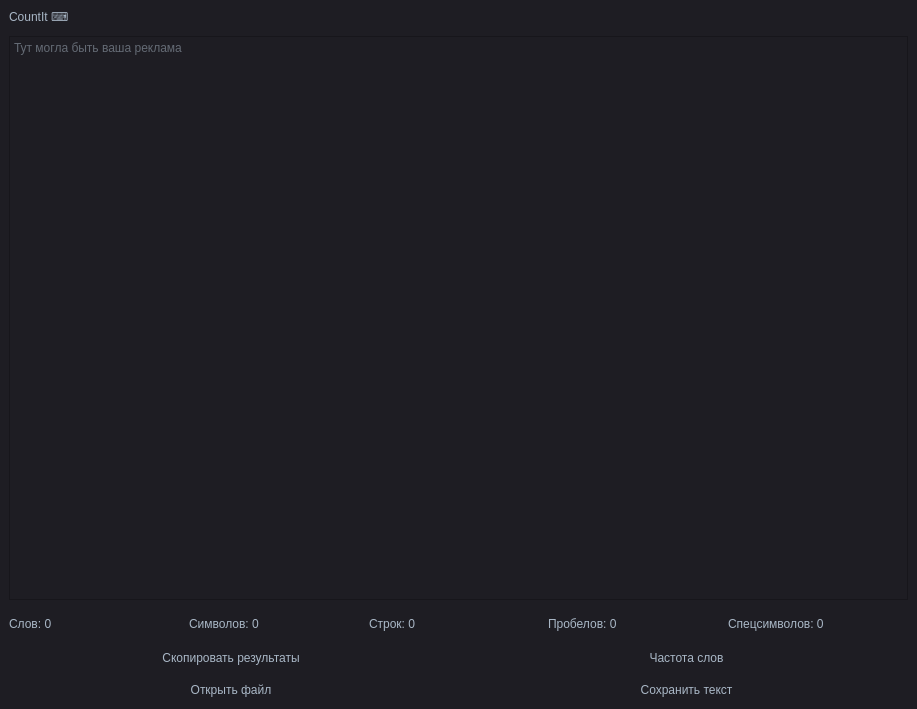
<?xml version="1.0" encoding="UTF-8"?>
<ui version="4.0">
 <class>MainWindow</class>
 <widget class="QMainWindow" name="MainWindow">
  <property name="geometry">
   <rect>
    <x>0</x>
    <y>0</y>
    <width>917</width>
    <height>709</height>
   </rect>
  </property>
  <property name="contextMenuPolicy">
   <enum>Qt::ContextMenuPolicy::DefaultContextMenu</enum>
  </property>
  <property name="acceptDrops">
   <bool>true</bool>
  </property>
  <property name="windowTitle">
   <string>ContIt</string>
  </property>
  <property name="windowIcon">
   <iconset theme="QIcon::ThemeIcon::InputKeyboard"/>
  </property>
  <property name="windowOpacity">
   <double>1.000000000000000</double>
  </property>
  <property name="styleSheet">
   <string notr="true">/*
Material Dark Style Sheet for QT Applications
Author: Jaime A. Quiroga P.
Inspired on https://github.com/jxfwinter/qt-material-stylesheet
Company: GTRONICK
Last updated: 04/12/2018, 15:00.
Available at: https://github.com/GTRONICK/QSS/blob/master/MaterialDark.qss
*/
QMainWindow {
	background-color:#1e1d23;
}
QDialog {
	background-color:#1e1d23;
}
QColorDialog {
	background-color:#1e1d23;
}
QTextEdit {
	background-color:#1e1d23;
	color: #a9b7c6;
}
QPlainTextEdit {
	selection-background-color:#007b50;
	background-color:#1e1d23;
	border-style: solid;
	border-top-color: transparent;
	border-right-color: transparent;
	border-left-color: transparent;
	border-bottom-color: transparent;
	border-width: 1px;
	color: #a9b7c6;
}
QPushButton{
	border-style: solid;
	border-top-color: transparent;
	border-right-color: transparent;
	border-left-color: transparent;
	border-bottom-color: transparent;
	border-width: 1px;
	border-style: solid;
	color: #a9b7c6;
	padding: 2px;
	background-color: #1e1d23;
}
QPushButton::default{
	border-style: inset;
	border-top-color: transparent;
	border-right-color: transparent;
	border-left-color: transparent;
	border-bottom-color: #04b97f;
	border-width: 1px;
	color: #a9b7c6;
	padding: 2px;
	background-color: #1e1d23;
}
QToolButton {
	border-style: solid;
	border-top-color: transparent;
	border-right-color: transparent;
	border-left-color: transparent;
	border-bottom-color: #04b97f;
	border-bottom-width: 1px;
	border-style: solid;
	color: #a9b7c6;
	padding: 2px;
	background-color: #1e1d23;
}
QToolButton:hover{
	border-style: solid;
	border-top-color: transparent;
	border-right-color: transparent;
	border-left-color: transparent;
	border-bottom-color: #37efba;
	border-bottom-width: 2px;
	border-style: solid;
	color: #FFFFFF;
	padding-bottom: 1px;
	background-color: #1e1d23;
}
QPushButton:hover{
	border-style: solid;
	border-top-color: transparent;
	border-right-color: transparent;
	border-left-color: transparent;
	border-bottom-color: #37efba;
	border-bottom-width: 1px;
	border-style: solid;
	color: #FFFFFF;
	padding-bottom: 2px;
	background-color: #1e1d23;
}
QPushButton:pressed{
	border-style: solid;
	border-top-color: transparent;
	border-right-color: transparent;
	border-left-color: transparent;
	border-bottom-color: #37efba;
	border-bottom-width: 2px;
	border-style: solid;
	color: #37efba;
	padding-bottom: 1px;
	background-color: #1e1d23;
}
QPushButton:disabled{
	border-style: solid;
	border-top-color: transparent;
	border-right-color: transparent;
	border-left-color: transparent;
	border-bottom-color: #808086;
	border-bottom-width: 2px;
	border-style: solid;
	color: #808086;
	padding-bottom: 1px;
	background-color: #1e1d23;
}
QLineEdit {
	border-width: 1px; border-radius: 4px;
	border-color: rgb(58, 58, 58);
	border-style: inset;
	padding: 0 8px;
	color: #a9b7c6;
	background:#1e1d23;
	selection-background-color:#007b50;
	selection-color: #FFFFFF;
}
QLabel {
	color: #a9b7c6;
}
QLCDNumber {
	color: #37e6b4;
}
QProgressBar {
	text-align: center;
	color: rgb(240, 240, 240);
	border-width: 1px; 
	border-radius: 10px;
	border-color: rgb(58, 58, 58);
	border-style: inset;
	background-color:#1e1d23;
}
QProgressBar::chunk {
	background-color: #04b97f;
	border-radius: 5px;
}
QMenuBar {
	background-color: #1e1d23;
}
QMenuBar::item {
	color: #a9b7c6;
  	spacing: 3px;
  	padding: 1px 4px;
  	background: #1e1d23;
}

QMenuBar::item:selected {
  	background:#1e1d23;
	color: #FFFFFF;
}
QMenu::item:selected {
	border-style: solid;
	border-top-color: transparent;
	border-right-color: transparent;
	border-left-color: #04b97f;
	border-bottom-color: transparent;
	border-left-width: 2px;
	color: #FFFFFF;
	padding-left:15px;
	padding-top:4px;
	padding-bottom:4px;
	padding-right:7px;
	background-color: #1e1d23;
}
QMenu::item {
	border-style: solid;
	border-top-color: transparent;
	border-right-color: transparent;
	border-left-color: transparent;
	border-bottom-color: transparent;
	border-bottom-width: 1px;
	border-style: solid;
	color: #a9b7c6;
	padding-left:17px;
	padding-top:4px;
	padding-bottom:4px;
	padding-right:7px;
	background-color: #1e1d23;
}
QMenu{
	background-color:#1e1d23;
}
QTabWidget {
	color:rgb(0,0,0);
	background-color:#1e1d23;
}
QTabWidget::pane {
		border-color: rgb(77,77,77);
		background-color:#1e1d23;
		border-style: solid;
		border-width: 1px;
    	border-radius: 6px;
}
QTabBar::tab {
	border-style: solid;
	border-top-color: transparent;
	border-right-color: transparent;
	border-left-color: transparent;
	border-bottom-color: transparent;
	border-bottom-width: 1px;
	border-style: solid;
	color: #808086;
	padding: 3px;
	margin-left:3px;
	background-color: #1e1d23;
}
QTabBar::tab:selected, QTabBar::tab:last:selected, QTabBar::tab:hover {
  	border-style: solid;
	border-top-color: transparent;
	border-right-color: transparent;
	border-left-color: transparent;
	border-bottom-color: #04b97f;
	border-bottom-width: 2px;
	border-style: solid;
	color: #FFFFFF;
	padding-left: 3px;
	padding-bottom: 2px;
	margin-left:3px;
	background-color: #1e1d23;
}

QCheckBox {
	color: #a9b7c6;
	padding: 2px;
}
QCheckBox:disabled {
	color: #808086;
	padding: 2px;
}

QCheckBox:hover {
	border-radius:4px;
	border-style:solid;
	padding-left: 1px;
	padding-right: 1px;
	padding-bottom: 1px;
	padding-top: 1px;
	border-width:1px;
	border-color: rgb(87, 97, 106);
	background-color:#1e1d23;
}
QCheckBox::indicator:checked {

	height: 10px;
	width: 10px;
	border-style:solid;
	border-width: 1px;
	border-color: #04b97f;
	color: #a9b7c6;
	background-color: #04b97f;
}
QCheckBox::indicator:unchecked {

	height: 10px;
	width: 10px;
	border-style:solid;
	border-width: 1px;
	border-color: #04b97f;
	color: #a9b7c6;
	background-color: transparent;
}
QRadioButton {
	color: #a9b7c6;
	background-color: #1e1d23;
	padding: 1px;
}
QRadioButton::indicator:checked {
	height: 10px;
	width: 10px;
	border-style:solid;
	border-radius:5px;
	border-width: 1px;
	border-color: #04b97f;
	color: #a9b7c6;
	background-color: #04b97f;
}
QRadioButton::indicator:!checked {
	height: 10px;
	width: 10px;
	border-style:solid;
	border-radius:5px;
	border-width: 1px;
	border-color: #04b97f;
	color: #a9b7c6;
	background-color: transparent;
}
QStatusBar {
	color:#027f7f;
}
QSpinBox {
	color: #a9b7c6;	
	background-color: #1e1d23;
}
QDoubleSpinBox {
	color: #a9b7c6;	
	background-color: #1e1d23;
}
QTimeEdit {
	color: #a9b7c6;	
	background-color: #1e1d23;
}
QDateTimeEdit {
	color: #a9b7c6;	
	background-color: #1e1d23;
}
QDateEdit {
	color: #a9b7c6;	
	background-color: #1e1d23;
}
QComboBox {
	color: #a9b7c6;	
	background: #1e1d23;
}
QComboBox:editable {
	background: #1e1d23;
	color: #a9b7c6;
	selection-background-color: #1e1d23;
}
QComboBox QAbstractItemView {
	color: #a9b7c6;	
	background: #1e1d23;
	selection-color: #FFFFFF;
	selection-background-color: #1e1d23;
}
QComboBox:!editable:on, QComboBox::drop-down:editable:on {
	color: #a9b7c6;	
	background: #1e1d23;
}
QFontComboBox {
	color: #a9b7c6;	
	background-color: #1e1d23;
}
QToolBox {
	color: #a9b7c6;
	background-color: #1e1d23;
}
QToolBox::tab {
	color: #a9b7c6;
	background-color: #1e1d23;
}
QToolBox::tab:selected {
	color: #FFFFFF;
	background-color: #1e1d23;
}
QScrollArea {
	color: #FFFFFF;
	background-color: #1e1d23;
}
QSlider::groove:horizontal {
	height: 5px;
	background: #04b97f;
}
QSlider::groove:vertical {
	width: 5px;
	background: #04b97f;
}
QSlider::handle:horizontal {
	background: qlineargradient(x1:0, y1:0, x2:1, y2:1, stop:0 #b4b4b4, stop:1 #8f8f8f);
	border: 1px solid #5c5c5c;
	width: 14px;
	margin: -5px 0;
	border-radius: 7px;
}
QSlider::handle:vertical {
	background: qlineargradient(x1:1, y1:1, x2:0, y2:0, stop:0 #b4b4b4, stop:1 #8f8f8f);
	border: 1px solid #5c5c5c;
	height: 14px;
	margin: 0 -5px;
	border-radius: 7px;
}
QSlider::add-page:horizontal {
    background: white;
}
QSlider::add-page:vertical {
    background: white;
}
QSlider::sub-page:horizontal {
    background: #04b97f;
}
QSlider::sub-page:vertical {
    background: #04b97f;
}</string>
  </property>
  <widget class="QWidget" name="centralwidget">
   <layout class="QGridLayout" name="gridLayout_2">
    <property name="verticalSpacing">
     <number>12</number>
    </property>
    <item row="0" column="1">
     <widget class="QLabel" name="label">
      <property name="text">
       <string>CountIt ⌨ </string>
      </property>
     </widget>
    </item>
    <item row="1" column="1">
     <widget class="QTextEdit" name="textEdit">
      <property name="palette">
       <palette>
        <active>
         <colorrole role="WindowText">
          <brush brushstyle="SolidPattern">
           <color alpha="255">
            <red>169</red>
            <green>183</green>
            <blue>198</blue>
           </color>
          </brush>
         </colorrole>
         <colorrole role="Button">
          <brush brushstyle="SolidPattern">
           <color alpha="255">
            <red>30</red>
            <green>29</green>
            <blue>35</blue>
           </color>
          </brush>
         </colorrole>
         <colorrole role="Text">
          <brush brushstyle="SolidPattern">
           <color alpha="255">
            <red>169</red>
            <green>183</green>
            <blue>198</blue>
           </color>
          </brush>
         </colorrole>
         <colorrole role="ButtonText">
          <brush brushstyle="SolidPattern">
           <color alpha="255">
            <red>169</red>
            <green>183</green>
            <blue>198</blue>
           </color>
          </brush>
         </colorrole>
         <colorrole role="Base">
          <brush brushstyle="SolidPattern">
           <color alpha="255">
            <red>30</red>
            <green>29</green>
            <blue>35</blue>
           </color>
          </brush>
         </colorrole>
         <colorrole role="Window">
          <brush brushstyle="SolidPattern">
           <color alpha="255">
            <red>30</red>
            <green>29</green>
            <blue>35</blue>
           </color>
          </brush>
         </colorrole>
         <colorrole role="PlaceholderText">
          <brush brushstyle="SolidPattern">
           <color alpha="128">
            <red>169</red>
            <green>183</green>
            <blue>198</blue>
           </color>
          </brush>
         </colorrole>
        </active>
        <inactive>
         <colorrole role="WindowText">
          <brush brushstyle="SolidPattern">
           <color alpha="255">
            <red>169</red>
            <green>183</green>
            <blue>198</blue>
           </color>
          </brush>
         </colorrole>
         <colorrole role="Button">
          <brush brushstyle="SolidPattern">
           <color alpha="255">
            <red>30</red>
            <green>29</green>
            <blue>35</blue>
           </color>
          </brush>
         </colorrole>
         <colorrole role="Text">
          <brush brushstyle="SolidPattern">
           <color alpha="255">
            <red>169</red>
            <green>183</green>
            <blue>198</blue>
           </color>
          </brush>
         </colorrole>
         <colorrole role="ButtonText">
          <brush brushstyle="SolidPattern">
           <color alpha="255">
            <red>169</red>
            <green>183</green>
            <blue>198</blue>
           </color>
          </brush>
         </colorrole>
         <colorrole role="Base">
          <brush brushstyle="SolidPattern">
           <color alpha="255">
            <red>30</red>
            <green>29</green>
            <blue>35</blue>
           </color>
          </brush>
         </colorrole>
         <colorrole role="Window">
          <brush brushstyle="SolidPattern">
           <color alpha="255">
            <red>30</red>
            <green>29</green>
            <blue>35</blue>
           </color>
          </brush>
         </colorrole>
         <colorrole role="PlaceholderText">
          <brush brushstyle="SolidPattern">
           <color alpha="128">
            <red>169</red>
            <green>183</green>
            <blue>198</blue>
           </color>
          </brush>
         </colorrole>
        </inactive>
        <disabled>
         <colorrole role="WindowText">
          <brush brushstyle="SolidPattern">
           <color alpha="255">
            <red>169</red>
            <green>183</green>
            <blue>198</blue>
           </color>
          </brush>
         </colorrole>
         <colorrole role="Button">
          <brush brushstyle="SolidPattern">
           <color alpha="255">
            <red>30</red>
            <green>29</green>
            <blue>35</blue>
           </color>
          </brush>
         </colorrole>
         <colorrole role="Text">
          <brush brushstyle="SolidPattern">
           <color alpha="255">
            <red>169</red>
            <green>183</green>
            <blue>198</blue>
           </color>
          </brush>
         </colorrole>
         <colorrole role="ButtonText">
          <brush brushstyle="SolidPattern">
           <color alpha="255">
            <red>169</red>
            <green>183</green>
            <blue>198</blue>
           </color>
          </brush>
         </colorrole>
         <colorrole role="Base">
          <brush brushstyle="SolidPattern">
           <color alpha="255">
            <red>30</red>
            <green>29</green>
            <blue>35</blue>
           </color>
          </brush>
         </colorrole>
         <colorrole role="Window">
          <brush brushstyle="SolidPattern">
           <color alpha="255">
            <red>30</red>
            <green>29</green>
            <blue>35</blue>
           </color>
          </brush>
         </colorrole>
         <colorrole role="PlaceholderText">
          <brush brushstyle="SolidPattern">
           <color alpha="128">
            <red>169</red>
            <green>183</green>
            <blue>198</blue>
           </color>
          </brush>
         </colorrole>
        </disabled>
       </palette>
      </property>
      <property name="autoFillBackground">
       <bool>false</bool>
      </property>
      <property name="placeholderText">
       <string>Тут могла быть ваша реклама</string>
      </property>
     </widget>
    </item>
    <item row="3" column="1">
     <layout class="QHBoxLayout" name="horizontalLayout">
      <property name="spacing">
       <number>0</number>
      </property>
      <property name="sizeConstraint">
       <enum>QLayout::SizeConstraint::SetDefaultConstraint</enum>
      </property>
      <item>
       <widget class="QLabel" name="wordCountLabel">
        <property name="text">
         <string>Слов: 0</string>
        </property>
       </widget>
      </item>
      <item>
       <widget class="QLabel" name="charCountLabel">
        <property name="text">
         <string>Символов: 0</string>
        </property>
       </widget>
      </item>
      <item>
       <widget class="QLabel" name="lineCountLabel">
        <property name="minimumSize">
         <size>
          <width>110</width>
          <height>24</height>
         </size>
        </property>
        <property name="text">
         <string>Строк: 0</string>
        </property>
       </widget>
      </item>
      <item>
       <widget class="QLabel" name="spaceCountLabel">
        <property name="text">
         <string>Пробелов: 0</string>
        </property>
       </widget>
      </item>
      <item>
       <widget class="QLabel" name="specialCharCountLabel">
        <property name="font">
         <font>
          <kerning>true</kerning>
         </font>
        </property>
        <property name="text">
         <string>Спецсимволов: 0</string>
        </property>
       </widget>
      </item>
     </layout>
    </item>
    <item row="4" column="1">
     <layout class="QGridLayout" name="gridLayout" rowminimumheight="0,0,0,0,0" columnminimumwidth="0,0">
      <property name="sizeConstraint">
       <enum>QLayout::SizeConstraint::SetNoConstraint</enum>
      </property>
      <property name="topMargin">
       <number>0</number>
      </property>
      <property name="rightMargin">
       <number>0</number>
      </property>
      <property name="spacing">
       <number>12</number>
      </property>
      <item row="3" column="0">
       <widget class="QPushButton" name="openButton">
        <property name="font">
         <font>
          <fontweight>DemiBold</fontweight>
         </font>
        </property>
        <property name="text">
         <string>Открыть файл</string>
        </property>
       </widget>
      </item>
      <item row="2" column="0">
       <widget class="QPushButton" name="copyButton">
        <property name="font">
         <font>
          <fontweight>DemiBold</fontweight>
         </font>
        </property>
        <property name="text">
         <string>Скопировать результаты</string>
        </property>
       </widget>
      </item>
      <item row="2" column="1">
       <widget class="QPushButton" name="frequencyButton">
        <property name="font">
         <font>
          <fontweight>DemiBold</fontweight>
         </font>
        </property>
        <property name="text">
         <string>Частота слов</string>
        </property>
       </widget>
      </item>
      <item row="3" column="1">
       <widget class="QPushButton" name="saveButton">
        <property name="font">
         <font>
          <fontweight>DemiBold</fontweight>
         </font>
        </property>
        <property name="text">
         <string>Сохранить текст</string>
        </property>
       </widget>
      </item>
     </layout>
    </item>
   </layout>
  </widget>
  <widget class="QMenuBar" name="menubar">
   <property name="geometry">
    <rect>
     <x>0</x>
     <y>0</y>
     <width>917</width>
     <height>20</height>
    </rect>
   </property>
  </widget>
 </widget>
 <resources/>
 <connections/>
</ui>
